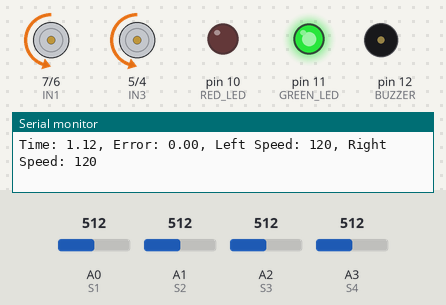
Bench run of a sketch on a simulated Arduino Uno, built with avr-gcc and run on an emulated ATmega328P. Parts: motor-driver pin pairs drawn as motors (green arrow = first pin HIGH = forward, orange = second pin HIGH = backward, longer = more drive, scaled by the enable pin), output pins drawn as LEDs (lit = HIGH), buzzer (waves = sounding, pin HIGH), the last lines printed to the serial monitor. The inputs (shaded band) are chosen by the test bench; at power-on: A0 (S1) = 512, A2 (S3) = 512, A1 (S2) = 512, A3 (S4) = 512.

Above: at 1.2 s.
1.3 s: A0 (S1) set to 492
At 2.5 s:
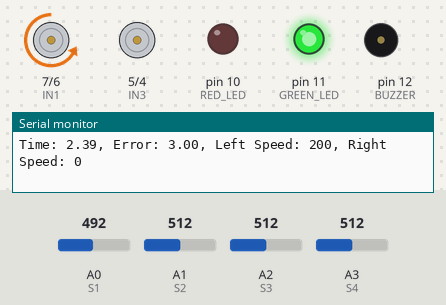
2.9 s: A2 (S3) set to 482
At 4.2 s:
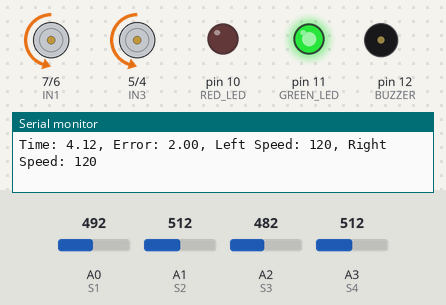
5.9 s: A1 (S2) set to 487
At 6.3 s:
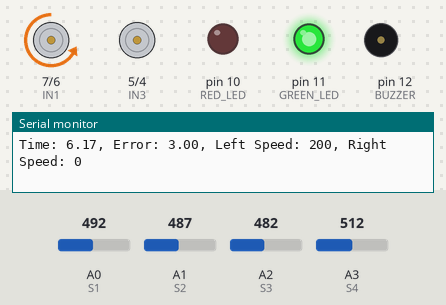
8.9 s: A3 (S4) set to 490
At 10.1 s:
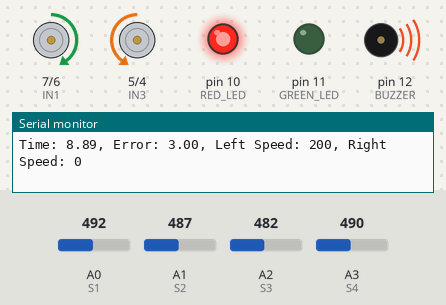
10.4 s: A0 (S1) set to 510
At 12.1 s:
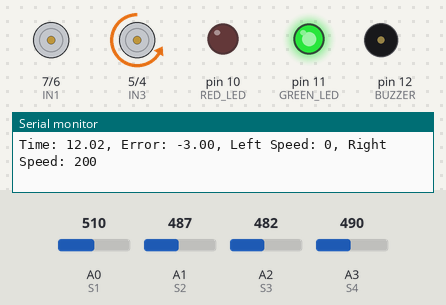
13.4 s: A0 (S1) set to 490
At 14.2 s:
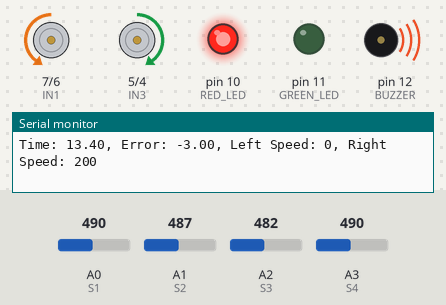
Timing chart, 0 to 15.9 s (numbered marks = the images above; inputs shaded):
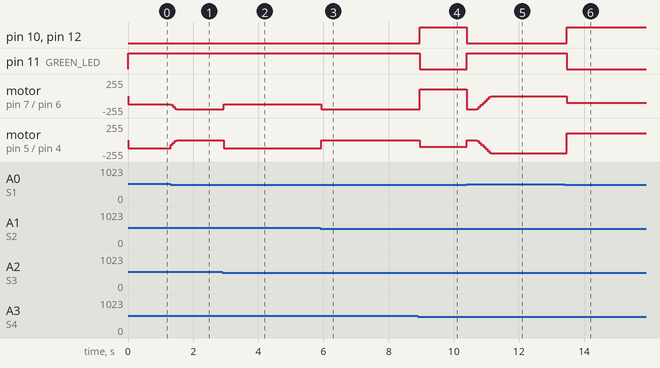

Measured:
- the behaviour switches between 501 and 500 on A0 (S1) (found by bisection; images 0 and 1)
- the behaviour switches between 501 and 500 on A2 (S3) (found by bisection; images 1 and 2)
- the behaviour switches between 501 and 500 on A1 (S2) (found by bisection; images 2 and 3)
- after the input at 2.9 s, motor on pin 7 (IN1) / pin 6 (IN2): backward 200/255 → backward 120/255 at once; motor on pin 5 (IN3) / pin 4 (IN4): stopped → backward 120/255 at once
- after the input at 5.9 s, motor on pin 7 (IN1) / pin 6 (IN2): backward 120/255 → backward 200/255 at once; motor on pin 5 (IN3) / pin 4 (IN4): backward 120/255 → stopped at once
- after the input at 8.9 s, pin 10 (RED_LED), pin 12 (BUZZER): LOW → HIGH after 0.05 s; pin 11 (GREEN_LED): HIGH → LOW after 0.05 s; motor on pin 7 (IN1) / pin 6 (IN2): backward 200/255 → forward 100/255 after 0.05 s; motor on pin 5 (IN3) / pin 4 (IN4): stopped → backward 100/255 after 0.05 s
- after the input at 10.4 s, pin 10 (RED_LED), pin 12 (BUZZER): HIGH → LOW at once; pin 11 (GREEN_LED): LOW → HIGH at once
- after the input at 13.4 s, pin 10 (RED_LED), pin 12 (BUZZER): LOW → HIGH after 0.06 s; pin 11 (GREEN_LED): HIGH → LOW after 0.06 s; motor on pin 7 (IN1) / pin 6 (IN2): stopped → backward 100/255 after 0.06 s; motor on pin 5 (IN3) / pin 4 (IN4): backward 200/255 → forward 100/255 after 0.06 s

The sketch:

code_after_PID.ino
```cpp
// ======================
// L298N Motor Driver Pins Configuration
// ======================

// These pins control the motor direction for the left and right motors
#define IN1 7  // Direction control pin for the left motor
#define IN2 6  // Direction control pin for the left motor
#define IN3 5  // Direction control pin for the right motor
#define IN4 4  // Direction control pin for the right motor

// These pins control the motor speed using PWM signals
#define ENA 3  // PWM speed control pin for the left motor
#define ENB 9  // PWM speed control pin for the right motor

// ======================
// IR Sensor Pins Configuration
// ======================

// These pins read analog signals from the IR sensors used for line detection
#define S1 A0  // Far Left IR sensor
#define S2 A1  // Mid Left IR sensor
#define S3 A2  // Mid Right IR sensor
#define S4 A3  // Far Right IR sensor

// ======================
// Motor Speed Configuration & PID Constants
// ======================

// BASE_SPEED represents the constant speed for both motors during straight movement
#define BASE_SPEED 100      // Base speed for straight movement (value between 0 and 255)

// MAX_CORRECTION sets the limit for the speed differential applied to correct the robot's direction
#define MAX_CORRECTION 100  // Increased maximum correction for sharper turns

// THRESHOLD is the reference value used to distinguish between the black line and white background read by IR sensors
#define THRESHOLD 500       // Sensor threshold for detecting line

// ERROR_DEADBAND defines the tolerance band for error; no correction is applied if the error is within this range
#define ERROR_DEADBAND 2    // Deadband range to prevent overcorrection for small errors

// PID constants used for calculating corrective actions
float Kp = 0.3;             // Proportional gain: how strongly to react to the error
float Ki = 10.0;            // Integral gain: accumulates past errors to correct steady-state errors
float Kd = 0.005;           // Derivative gain: reacts to changes in error to improve stability

// ======================
// Status LEDs & Buzzer Configuration
// ======================

// Indicator components used to provide feedback when the robot loses the line
#define RED_LED 10   // LED turns ON when line detection fails
#define GREEN_LED 11 // LED turns ON during normal operation
#define BUZZER 12    // Buzzer sounds when line detection fails

// ======================
// Variables for Error Calculation and Recovery
// ======================

// lastLinePos tracks the last known position of the line (used for recovery from lost line scenarios)
int lastLinePos = 0;         // -1 = Left direction (ACW), 1 = Right direction (CW), 0 = Center

// PID error terms
float integralError = 0;     // Accumulated sum of errors (integral term)
float prevError = 0;         // Previous error value (used for calculating the derivative term)

// ======================
// Arduino Setup
// ======================

void setup() {
  // Define motor pins as OUTPUT
  pinMode(IN1, OUTPUT);
  pinMode(IN2, OUTPUT);
  pinMode(IN3, OUTPUT);
  pinMode(IN4, OUTPUT);

  // Define PWM speed control pins as OUTPUT
  pinMode(ENA, OUTPUT);
  pinMode(ENB, OUTPUT);

  // Define indicator pins (LEDs and buzzer) as OUTPUT
  pinMode(RED_LED, OUTPUT);
  pinMode(GREEN_LED, OUTPUT);
  pinMode(BUZZER, OUTPUT);

  // Start serial communication for debugging
  Serial.begin(9600);
}

 // ======================
// PID Calculation Function
// ======================
float calculatePID(float error) {
  // Accumulate errors for the integral term
  integralError += error;

  // Prevent integral windup by clamping the accumulated error within a range
  integralError = constrain(integralError, -30, 30);

  // Calculate the derivative term as the change in error since the last loop iteration
  float derivative = error - prevError;

  // Compute the total correction using the PID formula: correction = Kp*error + Ki*integralError + Kd*derivative
  float correction = (Kp * error) + (Ki * integralError) + (Kd * derivative);

  // Update prevError for the next iteration
  prevError = error;

  // Return the calculated correction for use in motor speed adjustment
  return correction;
}

// ======================
// Main Loop
// ======================
void loop() {
  // Track current timestamp for debugging purposes
  float currentTimeSec = millis() / 1000.0;

  // Read analog values from the IR sensors positioned at different locations
  int v1 = analogRead(S1);
  int v2 = analogRead(S2);
  int v3 = analogRead(S3);
  int v4 = analogRead(S4);

  // Convert analog sensor values into binary indicators (1 = line detected, 0 = no line)
  int s1 = (v1 > THRESHOLD);
  int s2 = (v2 > THRESHOLD);
  int s3 = (v3 > THRESHOLD);
  int s4 = (v4 > THRESHOLD);

  // Compute a weighted error score based on the binary sensor values to determine line position
  float error = (-3 * s1) + (-1 * s2) + (1 * s3) + (3 * s4);

  // Update lastLinePos based on the calculated error, used for recovery during lost line scenarios
  if (error < 0) lastLinePos = -1; // Line detected to the left
  if (error > 0) lastLinePos = 1;  // Line detected to the right

  // Handle cases when no line is detected (all sensors OFF)
  if (!s1 && !s2 && !s3 && !s4) {
    // Turn RED LED and buzzer ON to signal lost line detection
    digitalWrite(RED_LED, HIGH);
    digitalWrite(GREEN_LED, LOW);
    digitalWrite(BUZZER, HIGH);

    // Recover direction based on last known position
    if (lastLinePos == -1) {
      spinRight(100);  // Rotate clockwise to search for the line
    } else {
      spinLeft(100);   // Rotate anticlockwise to search for the line
    }
    // Skip the remaining loop logic until the line is recovered
    return;
  }

  // Turn GREEN LED ON and RED LED/Buzzer OFF to indicate normal operation when line is detected
  digitalWrite(RED_LED, LOW);
  digitalWrite(GREEN_LED, HIGH);
  digitalWrite(BUZZER, LOW);

  // Declare variables for calculated motor speeds
  int leftSpeed, rightSpeed;

  // Handle errors within the deadband range: Drive straight without correction
  if (abs(error) <= ERROR_DEADBAND) {
    Kp = 0.4; // Increase Kp for faster response on straight paths
    leftSpeed = BASE_SPEED + 20;  // Boost speed for straight movement
    rightSpeed = BASE_SPEED + 20;
  } else {
    Kp = 0.3; // Use normal Kp for curves and corrections
    // Calculate corrective action using PID
    float correction = calculatePID(error);

    // Clamp correction to prevent excessive motor speed changes
    correction = constrain(correction, -MAX_CORRECTION, MAX_CORRECTION);

    // Adjust left and right motor speeds based on the calculated correction
    leftSpeed = BASE_SPEED + correction;
    rightSpeed = BASE_SPEED - correction;
  }

  // Clamp motor speeds to prevent invalid values (below 0 or above 255 for PWM)
  leftSpeed = constrain(leftSpeed, 0, 255);
  rightSpeed = constrain(rightSpeed, 0, 255);

  // Set the motors to move forward with the corrected speeds
  digitalWrite(IN2, HIGH);
  digitalWrite(IN1, LOW);
  digitalWrite(IN4, HIGH);
  digitalWrite(IN3, LOW);

  analogWrite(ENA, leftSpeed);
  analogWrite(ENB, rightSpeed);

  // Output debugging information via serial
  Serial.print("Time: "); Serial.print(currentTimeSec, 2);
  Serial.print(", Error: "); Serial.print(error);
  Serial.print(", Left Speed: "); Serial.print(leftSpeed);
  Serial.print(", Right Speed: "); Serial.println(rightSpeed);
}

// ======================
// Spin Functions for Recovery
// ======================

// Function to spin the robot anticlockwise
void spinLeft(int speed) {
  digitalWrite(IN1, HIGH); // Left motor backward
  digitalWrite(IN2, LOW);  // Left motor stop
  digitalWrite(IN3, LOW);  // Right motor stop
  digitalWrite(IN4, HIGH); // Right motor forward
  analogWrite(ENA, speed);
  analogWrite(ENB, speed);
}

// Function to spin the robot clockwise
void spinRight(int speed) {
  digitalWrite(IN1, LOW);  // Left motor stop
  digitalWrite(IN2, HIGH); // Left motor forward
  digitalWrite(IN3, HIGH); // Right motor backward
  digitalWrite(IN4, LOW);  // Right motor stop
  analogWrite(ENA, speed);
  analogWrite(ENB, speed);
}
```
